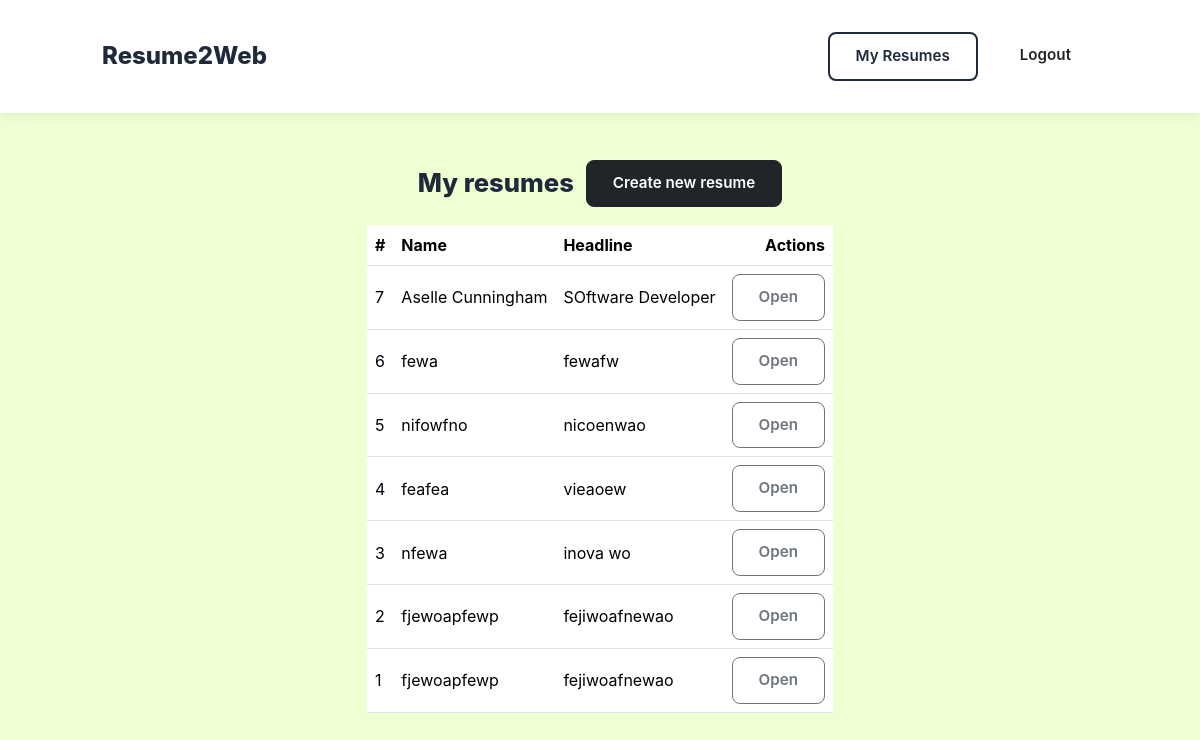
Page /resumes (signed in) on the earlier database version.
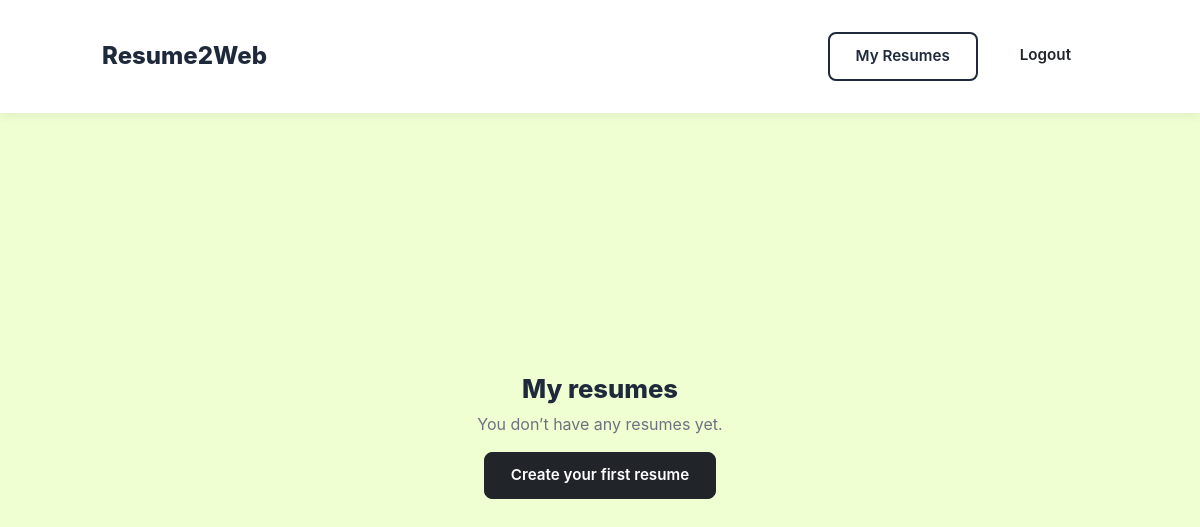
Same page on the later database version.
### tables this page shows
CREATE TABLE resumes (
    id INTEGER PRIMARY KEY AUTOINCREMENT,
    user_id INTEGER NOT NULL,
    full_name TEXT NOT NULL,
    headline TEXT,
    email TEXT,
    phone TEXT,
    summary TEXT,
    education TEXT,
    experience TEXT,
    skills TEXT,
    FOREIGN KEY (user_id) REFERENCES users(id)
);

### app.py (the view)
@app.route("/resumes")
@login_req
def resume_list():
    rows = db.execute(
        "SELECT id, full_name, headline FROM resumes WHERE user_id = :u ORDER BY id DESC",
        u=session["user_id"],
    )
    return render_template("resume_list.html", resumes=rows)

### app.py (called while the page is built)
def login_req(f):
	@wraps(f)
	def decorated_function(*args, **kwargs):
		if session.get("user_id") is None:
			return redirect("/login")
		return f(*args, **kwargs)
	return decorated_function

### templates/resume_list.html (shortened to what this page needs)
{% extends "layout.html" %}
{% block main %}
<section class="list-page">
  {% if resumes|length == 0 %}
    <div class="list-empty">
      <h1 class="list-title">My resumes</h1>
      <p>You don’t have any resumes yet.</p>
      <a class="btn btn-dark" href="/resume/new">
        Create your first resume
      </a>
    </div>
  {% else %}
    <div class="list-header">
      <h1 class="list-title">My resumes</h1>
      <a class="btn btn-dark" href="/resume/new">
        Create new resume
      </a>
    </div>
    <div class="list-card">
      <table class="table table-hover align-middle mb-0">
        <thead>
          <tr>
            <th scope="col">#</th>
            <th scope="col">Name</th>
            <th scope="col">Headline</th>
            <th scope="col" class="text-end">Actions</th>
          </tr>
        </thead>
        <tbody>
          {% for r in resumes %}
          <tr>
            <td>{{ r.id }}</td>
            <td>{{ r.full_name }}</td>
            <td>{{ r.headline or '' }}</td>
            <td class="text-end">
              <a class="btn btn-sm btn-outline-secondary" href="/resume/{{ r.id }}">
                Open
              </a>
            </td>
          </tr>
          {% endfor %}
        </tbody>
      </table>
    </div>
  {% endif %}
</section>
{% endblock %}

### templates/layout.html (shortened to what this page needs)
<!DOCTYPE html>
<html lang="en">
<head>
  <link href="https://cdn.jsdelivr.net/npm/bootstrap@5.3.3/dist/css/bootstrap.min.css" rel="stylesheet">
  <link rel="stylesheet" href="{{ url_for('static', filename='style/styles.css') }}">
</head>
<body>
  <nav class="navbar">
    <div class="container navbar-content">
      <a class="navbar-brand logo" href="/">Resume2Web</a>
      {% if session.user_id %}
        <div class="nav-buttons">
          <a class="btn btn-login" href="/resumes">My Resumes</a>
          <a class="btn btn-outline" href="/logout">Logout</a>
        </div>
      {% else %}
        <div class="nav-buttons">
          <a class="btn btn-login" href="/login">Login</a>
          <a class="btn btn-register" href="/register">Register</a>
        </div>
      {% endif %}
    </div>
  </nav>
  <main class="main">
    {% block main %}{% endblock %}
  </main>
</body>
</html>

### static/style/styles.css (style rules this page uses)
body { font-family: -apple-system, BlinkMacSystemFont, 'Segoe UI', Roboto, sans-serif; background: #f0ffd2; min-height: 100vh; display: flex; flex-direction: column; }
.main { flex: 1; display: flex; }
.navbar { background: white; box-shadow: 0 2px 10px rgba(0, 0, 0, 0.08); }
.navbar-content { display: flex; justify-content: space-between; align-items: center; padding: 24px 6%; }
.logo { font-size: 1.5em; font-weight: 800; color: #1e293b; }
.nav-buttons { display: flex; gap: 15px; }
.btn { padding: 11px 26px; border-radius: 8px; text-decoration: none; font-weight: 600; font-size: 0.95em; transition: all 0.2s; cursor: pointer; }
.btn-login { background: transparent; color: #1e293b; border: 2px solid #1e293b; }
.list-page { flex: 1; display: flex; flex-direction: column; justify-content: center; align-items: center; padding: 40px 20px; transform: translateY(-20px); }
.list-title { font-weight: 800; font-size: 1.6rem; color: #1e293b; margin: 0; }
.list-empty { text-align: center; }
.list-empty .list-title { margin-bottom: 8px; text-align: center; }
.list-empty p { color: #6b7280; margin-bottom: 16px; }

Differences in the rows shown:
removed resumes: id "7", full_name "Aselle Cunningham", headline "SOftware Developer"
removed resumes: id "6", full_name "fewa", headline "fewafw"
removed resumes: id "5", full_name "nifowfno", headline "nicoenwao"
removed resumes: id "4", full_name "feafea", headline "vieaoew"
removed resumes: id "3", full_name "nfewa", headline "inova wo"
removed resumes: id "2", full_name "fjewoapfewp", headline "fejiwoafnewao"
removed resumes: id "1", full_name "fjewoapfewp", headline "fejiwoafnewao"
Other differences:
text no longer shown: "Create new resume # Name Headline Actions"
text now shown: "You don’t have any resumes yet. Create your first resume"
